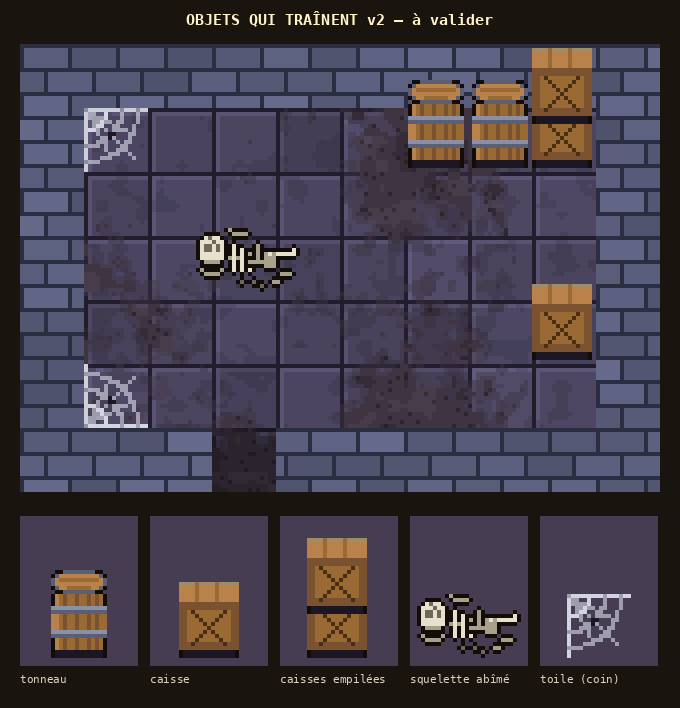

Generate this figure with Python:
"""Objets qui traînent, v2 (Thomas, 2026-11-11, sur la v1 : « TB, mais attention à la superposition des caisses avec
une caisse devant. Le tonneau a une drôle de tête au niveau de la partie circulaire. Squelette sans épée et truc qui
traîne, et abîmé, pas en parfait état. Toile ok. Sol B excellent. »)

Première demande (Thomas, 2026-11-11 : « Rajoute 0 à 1 squelette par étage qui traîne avec du loot » et
« Commence à réfléchir à du mobilier qui traîne, propose des grilles (hors salles spéciales) : caisse, tonneaux,
toile d'araignée (idée de mob) »).

Même vue légèrement de face que le dortoir v2 (art/dortoir_v2.py) : ce qui est haut déborde sur la case du dessus.
Écrit art/trainards_v1.png : une salle d'exemple, puis chaque objet agrandi. Lancer depuis la racine du dépôt.
"""
import os, sys
sys.path.insert(0, os.path.dirname(os.path.abspath(__file__)))
import numpy as np
from PIL import Image, ImageDraw
from pix import hash2, grid, to_img, up, font
from sols_v1 import floor_b
from dortoir_v2 import Sprite, C, T, walls

C.update({k: v for k, v in {
    "bone": (230, 224, 204, 255), "bone_d": (168, 160, 140, 255), "bone_s": (110, 104, 92, 255),
    "web": (220, 224, 236, 150), "web_l": (240, 244, 255, 210),
    "leather": (110, 70, 34, 255), "leather_l": (150, 98, 48, 255),
    "coin": (240, 192, 80, 255), "coin_d": (168, 124, 28, 255),
    "blade": (195, 203, 224, 255), "blade_d": (127, 136, 166, 255),
}.items()})


def barrel():
    """Tonneau debout : dessus ovale (couvercle de planches dans un cercle de fer), douelles bombées, deux cercles de fer.
    Déborde de 6 pixels."""
    s = Sprite(14, 22)
    s.r(1, 20, 12, 2, "shadow")
    # Corps bombé : plus large au milieu.
    s.r(1, 6, 12, 14, "wood_l").r(0, 9, 14, 8, "wood_l")
    for x in (3, 6, 9, 11):
        s.r(x, 6, 1, 14, "wood")
    s.r(1, 6, 1, 14, "wood_h").r(0, 9, 1, 8, "wood_h")
    s.r(0, 9, 14, 2, "iron").r(0, 9, 14, 1, "iron_l").r(0, 15, 14, 2, "iron").r(0, 15, 14, 1, "iron_l")
    # Dessus : ovale plat (vu de haut), cerclé de fer ; planches du couvercle à l'horizontale.
    rows = [(3, 11), (1, 13), (0, 14), (0, 14), (1, 13), (3, 11)]
    for i, (x0, x1) in enumerate(rows):
        s.r(x0, i, x1 - x0, 1, "iron")
        if 0 < i < 5:
            s.r(x0 + 1, i, x1 - x0 - 2, 1, "wood_h")
    s.r(2, 2, 10, 1, "wood_l").r(2, 3, 10, 1, "wood_h").r(4, 4, 6, 1, "wood_l")
    return s.done()


def crate():
    """Caisse vue en biais : dessus clair, face avant à planches et croisillon. Déborde de 5 pixels."""
    s = Sprite(15, 19)
    s.r(1, 17, 13, 2, "shadow")
    s.r(0, 0, 15, 5, "wood_h").r(0, 0, 15, 1, "straw_d")
    for x in (4, 9):
        s.r(x, 0, 1, 5, "wood_l")
    s.r(0, 5, 15, 12, "wood_l")
    s.r(0, 5, 15, 2, "wood").r(0, 15, 15, 2, "wood").r(0, 5, 2, 12, "wood").r(13, 5, 2, 12, "wood")
    for i in range(9):
        s.p(3 + i, 7 + i, "wood_d").p(11 - i, 7 + i, "wood_d")
    return s.done()


def crate_stack():
    """Deux caisses empilées (une case) : la pile se voit de loin."""
    s = Sprite(16, 30)
    low, top = crate().a, crate().a
    s.a[11:30, 0:15] = low
    m = top[..., 3] > 0
    s.a[0:19, 0:15][m] = top[m]
    return s


def skeleton():
    """Squelette abîmé, couché au sol (vu de dessus, il est plat) : crâne fendu et de travers, mâchoire détachée,
    côtes brisées ou manquantes, un bras et une jambe épars, os jaunis. Rien d'autre autour : son butin se trouve en le
    fouillant."""
    s = Sprite(26, 16)
    # Crâne de travers, fendu, une orbite plus grande.
    s.r(1, 3, 6, 5, "bone").r(2, 2, 4, 1, "bone").r(2, 8, 4, 1, "bone_d")
    s.r(2, 4, 2, 2, "bone_s").r(5, 4, 1, 2, "bone_s").p(3, 2, "bone_s").p(4, 3, "bone_s")  # fêlure
    # Mâchoire détachée, un peu plus bas.
    s.r(2, 11, 4, 1, "bone_d").p(1, 10, "bone_d").p(6, 10, "bone_d")
    # Colonne (cassée au milieu) et côtes : certaines brisées, une manquante.
    s.r(8, 7, 4, 1, "bone_d").r(13, 8, 4, 1, "bone_d")
    for x, top, bot in ((9, 4, 10), (11, 5, 10), (15, 4, 8)):
        s.r(x, top, 1, bot - top + 1, "bone_d" if x == 15 else "bone")
    s.p(13, 6, "bone_d").p(13, 10, "bone")  # côte brisée en deux morceaux
    # Bassin à moitié.
    s.r(17, 6, 3, 4, "bone_d").p(18, 6, "bone")
    # Une jambe en place, l'autre éparpillée plus loin.
    s.r(20, 6, 5, 1, "bone").p(24, 5, "bone")
    s.r(21, 11, 3, 1, "bone_d").r(19, 13, 2, 1, "bone_d")
    # Bras : un seul os, écarté vers le haut ; quelques petits os (phalanges) épars.
    s.r(9, 1, 4, 1, "bone_d").p(8, 0, "bone_d")
    for x, y in ((14, 13), (16, 14), (11, 13)):
        s.p(x, y, "bone_s")
    return s.done()


def cobweb():
    """Toile d'araignée dans un coin (en haut à gauche) : fils rayonnants et deux arcs. Transparente, sans contour."""
    s = Sprite(16, 16)
    for i in range(16):
        s.p(i, 0, "web_l").p(0, i, "web_l")
        if i < 13:
            s.p(i, i, "web")
    for i in range(12):
        s.p(i, i // 2 + (1 if i % 2 else 0), "web").p(i // 2 + (1 if i % 2 else 0), i, "web")
    # Arcs concentriques.
    for r, c in ((5, "web_l"), (9, "web"), (13, "web")):
        for a in np.linspace(0, np.pi / 2, 3 * r):
            x, y = int(round(r * np.cos(a))), int(round(r * np.sin(a)))
            s.p(x, y, c)
    s.p(6, 6, "shadow").p(7, 6, "shadow").p(6, 7, "shadow")  # une petite proie emmaillotée
    return s


if __name__ == "__main__":
    IW, IH = 8, 5
    W, H = (IW + 2) * T, (IH + 2) * T
    xs, ys = grid(W, H)
    base = walls(IW, IH)
    fl = floor_b(xs, ys)
    base[T:T + IH * T, T:T + IW * T] = fl[T:T + IH * T, T:T + IW * T]
    base[(IH + 1) * T:, 3 * T:4 * T] = fl[(IH + 1) * T:, 3 * T:4 * T] * 0.7
    room = to_img(base).convert("RGBA")

    def put(sp, cx, cy, ox=0, oy=0):
        im = sp.img()
        room.alpha_composite(im, (cx * T + ox, cy * T + T - im.height + oy))

    room.alpha_composite(cobweb().img(), (T, T))
    put(barrel(), 6, 1, ox=1, oy=-1)
    put(barrel(), 7, 1, ox=1, oy=-1)
    put(crate_stack(), 8, 1, ox=0, oy=-1)
    put(crate(), 8, 4, ox=0, oy=-1)  # jamais une caisse juste devant une pile : une case d'écart au moins
    put(skeleton(), 3, 3, ox=-4, oy=-2)
    room.alpha_composite(cobweb().img().transpose(Image.FLIP_TOP_BOTTOM), (T, IH * T))

    S = 4
    big = up(room.convert("RGB"), S)
    pieces = [("tonneau", barrel()), ("caisse", crate()), ("caisses empilées", crate_stack()),
              ("squelette abîmé", skeleton()), ("toile (coin)", cobweb())]
    sheet = Image.new("RGB", (big.width + 40, 50 + big.height + 24 + 186), (26, 20, 14))
    d = ImageDraw.Draw(sheet)
    d.text((sheet.width // 2, 20), "OBJETS QUI TRAÎNENT v2 — à valider", fill=(255, 243, 200), font=font(15), anchor="mm")
    sheet.paste(big, (20, 44))
    x, y = 20, 44 + big.height + 24
    for label, sp in pieces:
        im = up(sp.img(), 4)
        bw = max(im.width + 12, 118)
        bg = Image.new("RGB", (bw, 150), (70, 61, 82))
        bg.paste(im, ((bw - im.width) // 2, 150 - im.height - 8), im)
        sheet.paste(bg, (x, y))
        d.text((x, y + 156), label, fill=(220, 210, 190), font=font(11, False))
        x += bw + 12
    sheet.save("art/trainards_v2.png")
    print(sheet.size)
